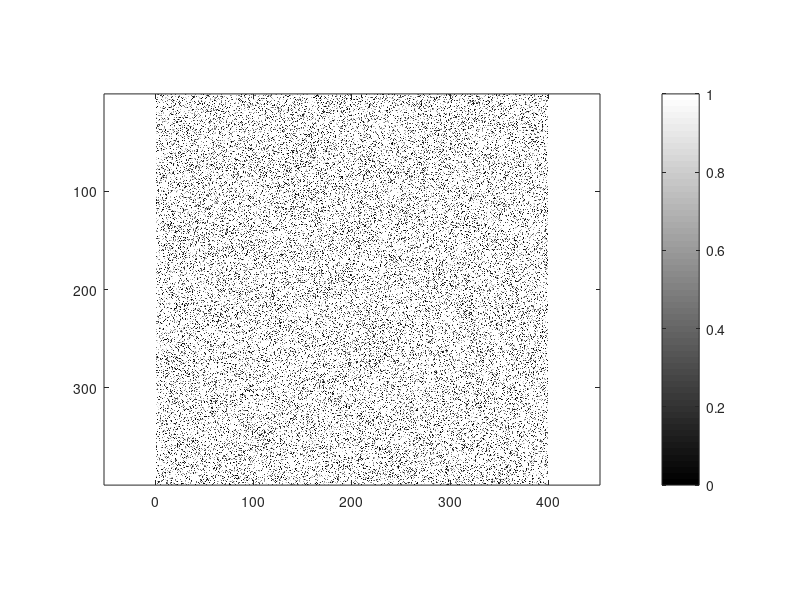
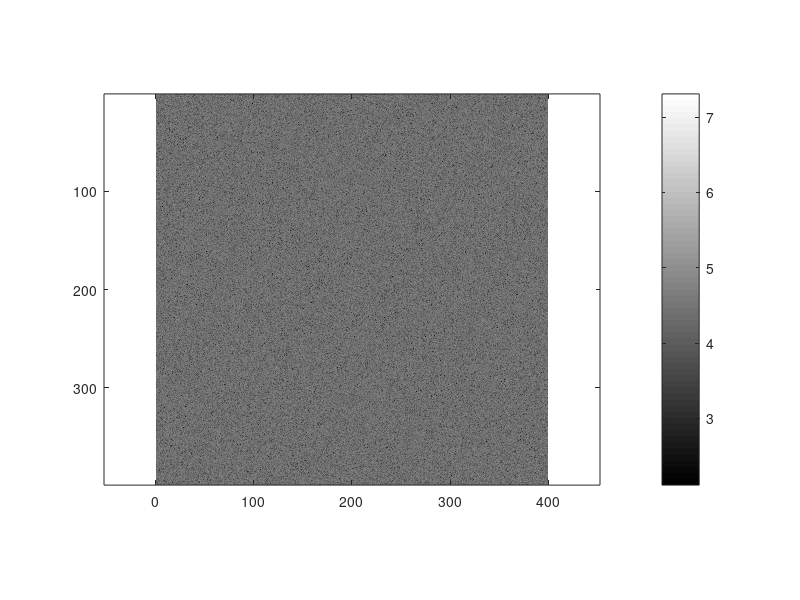
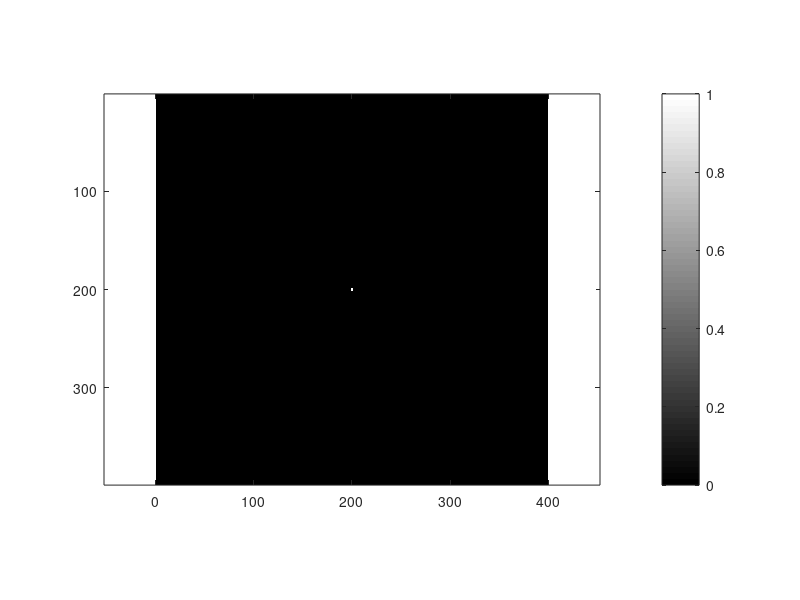
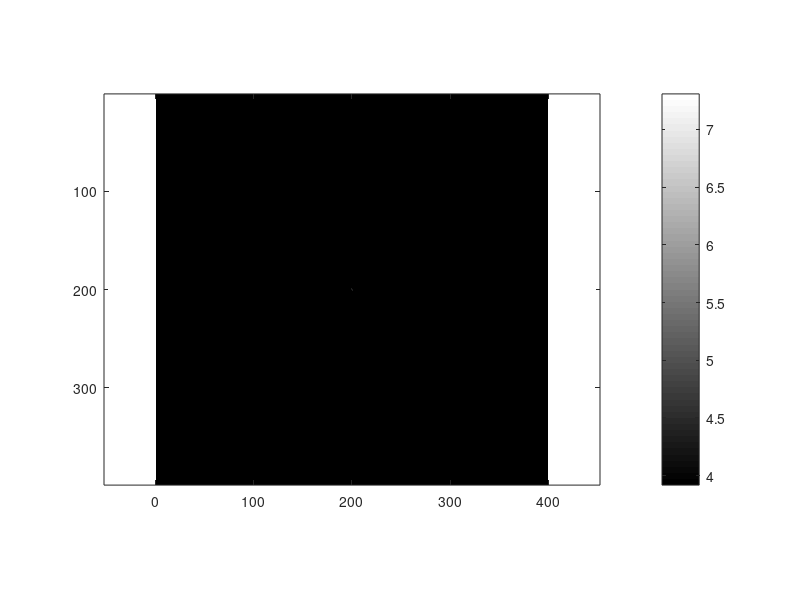

Recreate these plots in MATLAB, in order. (Note: this script raises an error after producing the figures.)
x = randi([0, 255], 399, 399);
figure(1); clf
image(x); axis equal; colormap gray; colorbar

X = fft2(x);
Xs = fftshift(X);
figure(2); clf
imagesc(log10(abs(Xs))); axis equal; colormap gray; colorbar

[rows, cols] = size(x);
max_size = max(rows, cols);
rnorm = rows/max_size; cnorm = cols/max_size;
[v, u] = meshgrid(linspace(-cnorm, cnorm, cols),...
    linspace(-rnorm, rnorm, rows)) ;
filter = (abs(u)<0.006) & (abs(v)<0.006);
figure(3); clf
imagesc(filter); axis equal; colormap gray; colorbar

Xsfiltered = Xs.*filter;
figure(4); clf
imagesc(log10(abs(Xsfiltered))); axis equal; colormap gray; colorbar

Xfiltered = ifftshift(Xsfiltered);
xfiltered = ifft2(Xfiltered);
figure(5); clf
imagesc(xfiltered, [0, 255]); axis equal; colormap gray; colorbar

figure(6); clf
imagesc(xfiltered); axis equal; colormap gray; colorbar

figure(7); clf
surfc(xfiltered); colormap gray; shading interp; colorbar